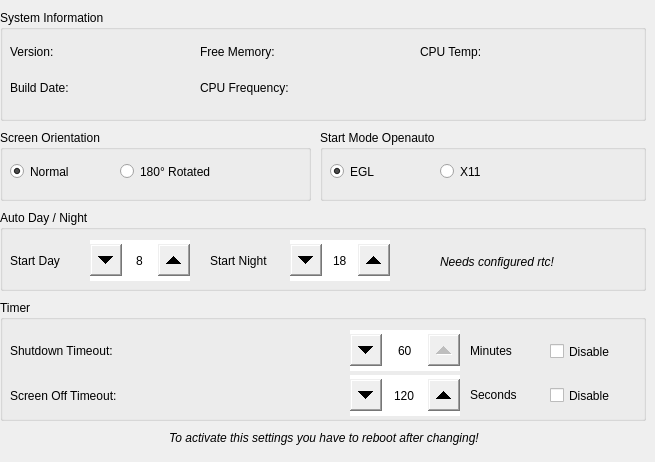
   <widget class="QWidget" name="tabCSBase">
    <attribute name="title">
     <string>CS Base</string>
    </attribute>
    <widget class="QGroupBox" name="groupBoxSystemInfo">
     <property name="geometry">
      <rect>
       <x>0</x>
       <y>10</y>
       <width>646</width>
       <height>111</height>
      </rect>
     </property>
     <property name="title">
      <string>System Information</string>
     </property>
     <widget class="QLabel" name="labelSystemVersion">
      <property name="geometry">
       <rect>
        <x>10</x>
        <y>30</y>
        <width>80</width>
        <height>23</height>
       </rect>
      </property>
      <property name="text">
       <string>Version:</string>
      </property>
     </widget>
     <widget class="QLabel" name="valueSystemVersion">
      <property name="geometry">
       <rect>
        <x>90</x>
        <y>34</y>
        <width>80</width>
        <height>23</height>
       </rect>
      </property>
      <property name="alignment">
       <set>Qt::AlignRight|Qt::AlignTop|Qt::AlignTrailing</set>
      </property>
     </widget>
     <widget class="QLabel" name="labelSystemBuildDate">
      <property name="geometry">
       <rect>
        <x>10</x>
        <y>66</y>
        <width>80</width>
        <height>23</height>
       </rect>
      </property>
      <property name="text">
       <string>Build Date:</string>
      </property>
     </widget>
     <widget class="QLabel" name="valueSystemBuildDate">
      <property name="geometry">
       <rect>
        <x>90</x>
        <y>70</y>
        <width>80</width>
        <height>23</height>
       </rect>
      </property>
      <property name="alignment">
       <set>Qt::AlignRight|Qt::AlignTop|Qt::AlignTrailing</set>
      </property>
     </widget>
     <widget class="QLabel" name="labelSystemFreeMem">
      <property name="geometry">
       <rect>
        <x>200</x>
        <y>30</y>
        <width>110</width>
        <height>23</height>
       </rect>
      </property>
      <property name="text">
       <string>Free Memory:</string>
      </property>
     </widget>
     <widget class="QLabel" name="valueSystemFreeMem">
      <property name="geometry">
       <rect>
        <x>310</x>
        <y>34</y>
        <width>80</width>
        <height>23</height>
       </rect>
      </property>
      <property name="alignment">
       <set>Qt::AlignRight|Qt::AlignTop|Qt::AlignTrailing</set>
      </property>
     </widget>
     <widget class="QLabel" name="labelSystemCPUFreq">
      <property name="geometry">
       <rect>
        <x>200</x>
        <y>66</y>
        <width>110</width>
        <height>23</height>
       </rect>
      </property>
      <property name="text">
       <string>CPU Frequency:</string>
      </property>
     </widget>
     <widget class="QLabel" name="valueSystemCPUFreq">
      <property name="geometry">
       <rect>
        <x>310</x>
        <y>70</y>
        <width>80</width>
        <height>23</height>
       </rect>
      </property>
      <property name="alignment">
       <set>Qt::AlignRight|Qt::AlignTop|Qt::AlignTrailing</set>
      </property>
     </widget>
     <widget class="QLabel" name="labelSystemCPUTemp">
      <property name="geometry">
       <rect>
        <x>420</x>
        <y>30</y>
        <width>80</width>
        <height>23</height>
       </rect>
      </property>
      <property name="text">
       <string>CPU Temp:</string>
      </property>
     </widget>
     <widget class="QLabel" name="valueSystemCPUTemp">
      <property name="geometry">
       <rect>
        <x>500</x>
        <y>34</y>
        <width>80</width>
        <height>23</height>
       </rect>
      </property>
      <property name="alignment">
       <set>Qt::AlignRight|Qt::AlignTop|Qt::AlignTrailing</set>
      </property>
     </widget>
    </widget>
    <widget class="QGroupBox" name="Timers">
     <property name="geometry">
      <rect>
       <x>0</x>
       <y>300</y>
       <width>646</width>
       <height>121</height>
      </rect>
     </property>
     <property name="title">
      <string>Timer</string>
     </property>
     <widget class="QLabel" name="labelShutdownTimer">
      <property name="geometry">
       <rect>
        <x>10</x>
        <y>30</y>
        <width>150</width>
        <height>41</height>
       </rect>
      </property>
      <property name="text">
       <string>Shutdown Timeout:</string>
      </property>
     </widget>
     <widget class="QLabel" name="valueShutdownTimer">
      <property name="geometry">
       <rect>
        <x>150</x>
        <y>42</y>
        <width>201</width>
        <height>23</height>
       </rect>
      </property>
      <property name="alignment">
       <set>Qt::AlignLeading|Qt::AlignLeft|Qt::AlignTop</set>
      </property>
     </widget>
     <widget class="QLabel" name="labelDisconnectTimer">
      <property name="geometry">
       <rect>
        <x>10</x>
        <y>75</y>
        <width>150</width>
        <height>41</height>
       </rect>
      </property>
      <property name="text">
       <string>Screen Off Timeout:</string>
      </property>
     </widget>
     <widget class="QLabel" name="valueDisconnectTimer">
      <property name="geometry">
       <rect>
        <x>150</x>
        <y>87</y>
        <width>201</width>
        <height>23</height>
       </rect>
      </property>
      <property name="alignment">
       <set>Qt::AlignLeading|Qt::AlignLeft|Qt::AlignTop</set>
      </property>
     </widget>
     <widget class="QSpinBox" name="spinBoxDisconnect">
      <property name="geometry">
       <rect>
        <x>350</x>
        <y>75</y>
        <width>110</width>
        <height>41</height>
       </rect>
      </property>
      <property name="styleSheet">
       <string notr="true">QSpinBox::up-button { width: 32px; height: 32px;
subcontrol-origin: margin;
subcontrol-position: center right;
}
QSpinBox::down-button { width: 32px; height: 32px; 
subcontrol-origin: margin;
subcontrol-position: center left;
}</string>
      </property>
      <property name="alignment">
       <set>Qt::AlignCenter</set>
      </property>
      <property name="minimum">
       <number>30</number>
      </property>
      <property name="maximum">
       <number>300</number>
      </property>
      <property name="singleStep">
       <number>10</number>
      </property>
      <property name="value">
       <number>120</number>
      </property>
     </widget>
     <widget class="QSpinBox" name="spinBoxShutdown">
      <property name="geometry">
       <rect>
        <x>350</x>
        <y>30</y>
        <width>110</width>
        <height>41</height>
       </rect>
      </property>
      <property name="styleSheet">
       <string notr="true">QSpinBox::up-button { width: 32px; height: 32px;
subcontrol-origin: margin;
subcontrol-position: center right;
}
QSpinBox::down-button { width: 32px; height: 32px; 
subcontrol-origin: margin;
subcontrol-position: center left;
}</string>
      </property>
      <property name="frame">
       <bool>true</bool>
      </property>
      <property name="alignment">
       <set>Qt::AlignCenter</set>
      </property>
      <property name="minimum">
       <number>1</number>
      </property>
      <property name="maximum">
       <number>60</number>
      </property>
      <property name="singleStep">
       <number>1</number>
      </property>
      <property name="value">
       <number>60</number>
      </property>
     </widget>
     <widget class="QLabel" name="labelMinutes">
      <property name="geometry">
       <rect>
        <x>470</x>
        <y>30</y>
        <width>64</width>
        <height>41</height>
       </rect>
      </property>
      <property name="text">
       <string>Minutes</string>
      </property>
     </widget>
     <widget class="QLabel" name="labelSeconds">
      <property name="geometry">
       <rect>
        <x>470</x>
        <y>74</y>
        <width>64</width>
        <height>41</height>
       </rect>
      </property>
      <property name="text">
       <string>Seconds</string>
      </property>
     </widget>
     <widget class="QCheckBox" name="checkBoxDisableShutdown">
      <property name="geometry">
       <rect>
        <x>550</x>
        <y>40</y>
        <width>71</width>
        <height>23</height>
       </rect>
      </property>
      <property name="text">
       <string>Disable</string>
      </property>
     </widget>
     <widget class="QCheckBox" name="checkBoxDisableScreenOff">
      <property name="geometry">
       <rect>
        <x>550</x>
        <y>84</y>
        <width>71</width>
        <height>23</height>
       </rect>
      </property>
      <property name="text">
       <string>Disable</string>
      </property>
     </widget>
    </widget>
    <widget class="QGroupBox" name="groupBoxScreenOrientation">
     <property name="geometry">
      <rect>
       <x>0</x>
       <y>130</y>
       <width>311</width>
       <height>71</height>
      </rect>
     </property>
     <property name="title">
      <string>Screen Orientation</string>
     </property>
     <widget class="QRadioButton" name="radioButtonScreenRotated">
      <property name="geometry">
       <rect>
        <x>120</x>
        <y>30</y>
        <width>120</width>
        <height>23</height>
       </rect>
      </property>
      <property name="text">
       <string>180° Rotated</string>
      </property>
     </widget>
     <widget class="QRadioButton" name="radioButtonScreenNormal">
      <property name="geometry">
       <rect>
        <x>10</x>
        <y>30</y>
        <width>80</width>
        <height>23</height>
       </rect>
      </property>
      <property name="text">
       <string>Normal</string>
      </property>
      <property name="checked">
       <bool>true</bool>
      </property>
     </widget>
    </widget>
    <widget class="QGroupBox" name="groupBoxDayNight">
     <property name="geometry">
      <rect>
       <x>0</x>
       <y>210</y>
       <width>646</width>
       <height>81</height>
      </rect>
     </property>
     <property name="title">
      <string>Auto Day / Night</string>
     </property>
     <widget class="QLabel" name="labelDay">
      <property name="geometry">
       <rect>
        <x>10</x>
        <y>40</y>
        <width>80</width>
        <height>21</height>
       </rect>
      </property>
      <property name="text">
       <string>Start Day</string>
      </property>
     </widget>
     <widget class="QLabel" name="labelNight">
      <property name="geometry">
       <rect>
        <x>210</x>
        <y>40</y>
        <width>80</width>
        <height>21</height>
       </rect>
      </property>
      <property name="text">
       <string>Start Night</string>
      </property>
     </widget>
     <widget class="QSpinBox" name="spinBoxDay">
      <property name="geometry">
       <rect>
        <x>90</x>
        <y>30</y>
        <width>100</width>
        <height>41</height>
       </rect>
      </property>
      <property name="styleSheet">
       <string notr="true">QSpinBox::up-button { width: 32px; height: 32px;
subcontrol-origin: margin;
subcontrol-position: center right;
}
QSpinBox::down-button { width: 32px; height: 32px; 
subcontrol-origin: margin;
subcontrol-position: center left;
}</string>
      </property>
      <property name="alignment">
       <set>Qt::AlignCenter</set>
      </property>
      <property name="maximum">
       <number>23</number>
      </property>
      <property name="value">
       <number>8</number>
      </property>
     </widget>
     <widget class="QSpinBox" name="spinBoxNight">
      <property name="geometry">
       <rect>
        <x>290</x>
        <y>30</y>
        <width>100</width>
        <height>41</height>
       </rect>
      </property>
      <property name="styleSheet">
       <string notr="true">QSpinBox::up-button { width: 32px; height: 32px;
subcontrol-origin: margin;
subcontrol-position: center right;
}
QSpinBox::down-button { width: 32px; height: 32px; 
subcontrol-origin: margin;
subcontrol-position: center left;
}</string>
      </property>
      <property name="alignment">
       <set>Qt::AlignCenter</set>
      </property>
      <property name="maximum">
       <number>23</number>
      </property>
      <property name="value">
       <number>18</number>
      </property>
     </widget>
     <widget class="QLabel" name="labelDayNightNote">
      <property name="geometry">
       <rect>
        <x>440</x>
        <y>40</y>
        <width>171</width>
        <height>23</height>
       </rect>
      </property>
      <property name="font">
       <font>
        <italic>true</italic>
       </font>
      </property>
      <property name="text">
       <string>Needs configured rtc!</string>
      </property>
      <property name="wordWrap">
       <bool>true</bool>
      </property>
     </widget>
     <widget class="QLabel" name="labelBluetoothAddressFormatInfoIcon_3">
      <property name="geometry">
       <rect>
        <x>410</x>
        <y>36</y>
        <width>21</width>
        <height>31</height>
       </rect>
      </property>
      <property name="text">
       <string>&lt;html&gt;&lt;head/&gt;&lt;body&gt;&lt;p&gt;&lt;img src=&quot;:/ico_info.png&quot;/&gt;&lt;/p&gt;&lt;/body&gt;&lt;/html&gt;</string>
      </property>
     </widget>
    </widget>
    <widget class="QLabel" name="labelSettingsInfo_4">
     <property name="geometry">
      <rect>
       <x>2</x>
       <y>425</y>
       <width>644</width>
       <height>26</height>
      </rect>
     </property>
     <property name="font">
      <font>
       <italic>true</italic>
      </font>
     </property>
     <property name="text">
      <string>To activate this settings you have to reboot after changing!</string>
     </property>
     <property name="alignment">
      <set>Qt::AlignCenter</set>
     </property>
     <property name="wordWrap">
      <bool>true</bool>
     </property>
    </widget>
    <widget class="QLabel" name="labelSettingsInfo_Icon_4">
     <property name="geometry">
      <rect>
       <x>80</x>
       <y>422</y>
       <width>31</width>
       <height>31</height>
      </rect>
     </property>
     <property name="text">
      <string>&lt;html&gt;&lt;head/&gt;&lt;body&gt;&lt;p align=&quot;justify&quot;&gt;&lt;img src=&quot;:/ico_warning.png&quot;/&gt;&lt;/p&gt;&lt;/body&gt;&lt;/html&gt;</string>
     </property>
    </widget>
    <widget class="QGroupBox" name="groupBoxStartMode">
     <property name="geometry">
      <rect>
       <x>320</x>
       <y>130</y>
       <width>326</width>
       <height>71</height>
      </rect>
     </property>
     <property name="title">
      <string>Start Mode Openauto</string>
     </property>
     <widget class="QRadioButton" name="radioButtonX11">
      <property name="geometry">
       <rect>
        <x>120</x>
        <y>30</y>
        <width>81</width>
        <height>23</height>
       </rect>
      </property>
      <property name="text">
       <string>X11</string>
      </property>
     </widget>
     <widget class="QRadioButton" name="radioButtonEGL">
      <property name="geometry">
       <rect>
        <x>10</x>
        <y>30</y>
        <width>81</width>
        <height>23</height>
       </rect>
      </property>
      <property name="text">
       <string>EGL</string>
      </property>
      <property name="checked">
       <bool>true</bool>
      </property>
     </widget>
    </widget>
   </widget>
